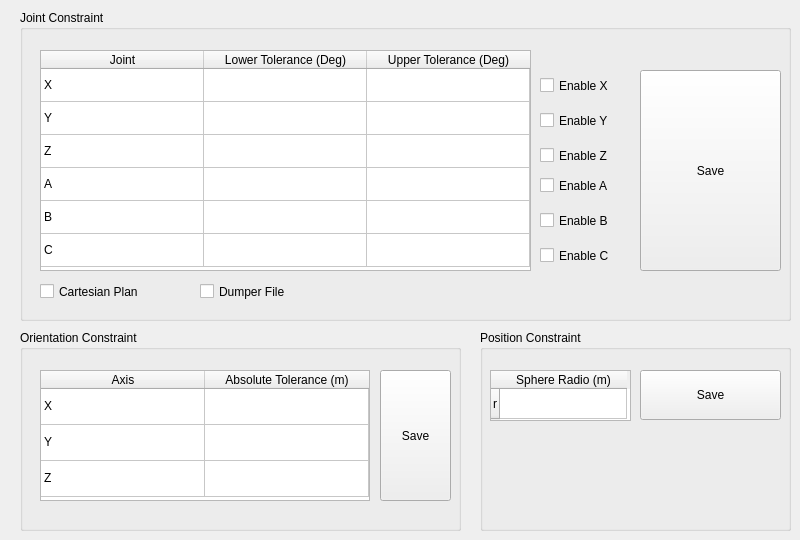
    <widget class="QWidget" name="tab_2">
     <attribute name="title">
      <string>Constraint Settings</string>
     </attribute>
     <widget class="QGroupBox" name="groupBox_8">
      <property name="geometry">
       <rect>
        <x>20</x>
        <y>10</y>
        <width>771</width>
        <height>311</height>
       </rect>
      </property>
      <property name="title">
       <string>Joint Constraint</string>
      </property>
      <widget class="QTableWidget" name="jointConstraintTableWidget">
       <property name="geometry">
        <rect>
         <x>20</x>
         <y>40</y>
         <width>491</width>
         <height>221</height>
        </rect>
       </property>
       <attribute name="horizontalHeaderDefaultSectionSize">
        <number>163</number>
       </attribute>
       <attribute name="verticalHeaderVisible">
        <bool>false</bool>
       </attribute>
       <attribute name="verticalHeaderDefaultSectionSize">
        <number>33</number>
       </attribute>
       <attribute name="verticalHeaderHighlightSections">
        <bool>false</bool>
       </attribute>
       <row>
        <property name="text">
         <string>1</string>
        </property>
       </row>
       <row>
        <property name="text">
         <string>2</string>
        </property>
       </row>
       <row>
        <property name="text">
         <string>3</string>
        </property>
       </row>
       <row>
        <property name="text">
         <string>4</string>
        </property>
       </row>
       <row>
        <property name="text">
         <string>5</string>
        </property>
       </row>
       <row>
        <property name="text">
         <string>6</string>
        </property>
       </row>
       <column>
        <property name="text">
         <string>Joint</string>
        </property>
       </column>
       <column>
        <property name="text">
         <string>Lower Tolerance (Deg)</string>
        </property>
       </column>
       <column>
        <property name="text">
         <string>Upper Tolerance (Deg)</string>
        </property>
       </column>
       <item row="0" column="0">
        <property name="text">
         <string>X</string>
        </property>
       </item>
       <item row="1" column="0">
        <property name="text">
         <string>Y</string>
        </property>
       </item>
       <item row="2" column="0">
        <property name="text">
         <string>Z</string>
        </property>
       </item>
       <item row="3" column="0">
        <property name="text">
         <string>A</string>
        </property>
       </item>
       <item row="4" column="0">
        <property name="text">
         <string>B</string>
        </property>
       </item>
       <item row="5" column="0">
        <property name="text">
         <string>C</string>
        </property>
       </item>
      </widget>
      <widget class="QCheckBox" name="jointConstraintEnableXCheckBox">
       <property name="geometry">
        <rect>
         <x>520</x>
         <y>60</y>
         <width>81</width>
         <height>31</height>
        </rect>
       </property>
       <property name="text">
        <string>Enable X</string>
       </property>
      </widget>
      <widget class="QCheckBox" name="jointConstraintEnableYCheckBox">
       <property name="geometry">
        <rect>
         <x>520</x>
         <y>90</y>
         <width>92</width>
         <height>41</height>
        </rect>
       </property>
       <property name="text">
        <string>Enable Y</string>
       </property>
      </widget>
      <widget class="QCheckBox" name="jointConstraintEnableZCheckBox">
       <property name="geometry">
        <rect>
         <x>520</x>
         <y>130</y>
         <width>92</width>
         <height>31</height>
        </rect>
       </property>
       <property name="text">
        <string>Enable Z</string>
       </property>
      </widget>
      <widget class="QCheckBox" name="jointConstraintEnableACheckBox">
       <property name="geometry">
        <rect>
         <x>520</x>
         <y>160</y>
         <width>92</width>
         <height>31</height>
        </rect>
       </property>
       <property name="text">
        <string>Enable A</string>
       </property>
      </widget>
      <widget class="QCheckBox" name="jointConstraintEnableCCheckBox">
       <property name="geometry">
        <rect>
         <x>520</x>
         <y>230</y>
         <width>92</width>
         <height>31</height>
        </rect>
       </property>
       <property name="text">
        <string>Enable C</string>
       </property>
      </widget>
      <widget class="QCheckBox" name="jointConstraintEnableBCheckBox">
       <property name="geometry">
        <rect>
         <x>520</x>
         <y>190</y>
         <width>92</width>
         <height>41</height>
        </rect>
       </property>
       <property name="text">
        <string>Enable B</string>
       </property>
      </widget>
      <widget class="QCheckBox" name="jointConstraintCartesianCheckBox">
       <property name="geometry">
        <rect>
         <x>20</x>
         <y>270</y>
         <width>151</width>
         <height>23</height>
        </rect>
       </property>
       <property name="text">
        <string>Cartesian Plan</string>
       </property>
      </widget>
      <widget class="QCheckBox" name="jointConstraintDumperCheckBox">
       <property name="geometry">
        <rect>
         <x>180</x>
         <y>270</y>
         <width>151</width>
         <height>23</height>
        </rect>
       </property>
       <property name="text">
        <string>Dumper File</string>
       </property>
      </widget>
      <widget class="QPushButton" name="JointConstraintSaveButton">
       <property name="geometry">
        <rect>
         <x>620</x>
         <y>60</y>
         <width>141</width>
         <height>201</height>
        </rect>
       </property>
       <property name="text">
        <string>Save</string>
       </property>
      </widget>
     </widget>
     <widget class="QGroupBox" name="groupBox_9">
      <property name="geometry">
       <rect>
        <x>480</x>
        <y>330</y>
        <width>311</width>
        <height>201</height>
       </rect>
      </property>
      <property name="title">
       <string>Position Constraint</string>
      </property>
      <widget class="QTableWidget" name="positionConstraintTableWidget">
       <property name="geometry">
        <rect>
         <x>10</x>
         <y>40</y>
         <width>141</width>
         <height>51</height>
        </rect>
       </property>
       <attribute name="horizontalHeaderDefaultSectionSize">
        <number>127</number>
       </attribute>
       <row>
        <property name="text">
         <string>r</string>
        </property>
       </row>
       <column>
        <property name="text">
         <string>Sphere Radio (m)</string>
        </property>
       </column>
      </widget>
      <widget class="QPushButton" name="positionConstraintSaveButton">
       <property name="geometry">
        <rect>
         <x>160</x>
         <y>40</y>
         <width>141</width>
         <height>50</height>
        </rect>
       </property>
       <property name="text">
        <string>Save</string>
       </property>
      </widget>
     </widget>
     <widget class="QGroupBox" name="groupBox_10">
      <property name="geometry">
       <rect>
        <x>20</x>
        <y>330</y>
        <width>441</width>
        <height>201</height>
       </rect>
      </property>
      <property name="title">
       <string>Orientation Constraint</string>
      </property>
      <widget class="QTableWidget" name="orientationConstraintTableWidget">
       <property name="geometry">
        <rect>
         <x>20</x>
         <y>40</y>
         <width>330</width>
         <height>131</height>
        </rect>
       </property>
       <attribute name="horizontalHeaderDefaultSectionSize">
        <number>164</number>
       </attribute>
       <attribute name="verticalHeaderVisible">
        <bool>false</bool>
       </attribute>
       <attribute name="verticalHeaderDefaultSectionSize">
        <number>36</number>
       </attribute>
       <attribute name="verticalHeaderHighlightSections">
        <bool>false</bool>
       </attribute>
       <row>
        <property name="text">
         <string>1</string>
        </property>
       </row>
       <row>
        <property name="text">
         <string>2</string>
        </property>
       </row>
       <row>
        <property name="text">
         <string>3</string>
        </property>
       </row>
       <column>
        <property name="text">
         <string>Axis</string>
        </property>
       </column>
       <column>
        <property name="text">
         <string>Absolute Tolerance (m)</string>
        </property>
       </column>
       <item row="0" column="0">
        <property name="text">
         <string>X</string>
        </property>
       </item>
       <item row="1" column="0">
        <property name="text">
         <string>Y</string>
        </property>
       </item>
       <item row="2" column="0">
        <property name="text">
         <string>Z</string>
        </property>
       </item>
      </widget>
      <widget class="QPushButton" name="orientationConstraintSaveButton">
       <property name="geometry">
        <rect>
         <x>360</x>
         <y>40</y>
         <width>71</width>
         <height>131</height>
        </rect>
       </property>
       <property name="text">
        <string>Save</string>
       </property>
      </widget>
     </widget>
    </widget>
